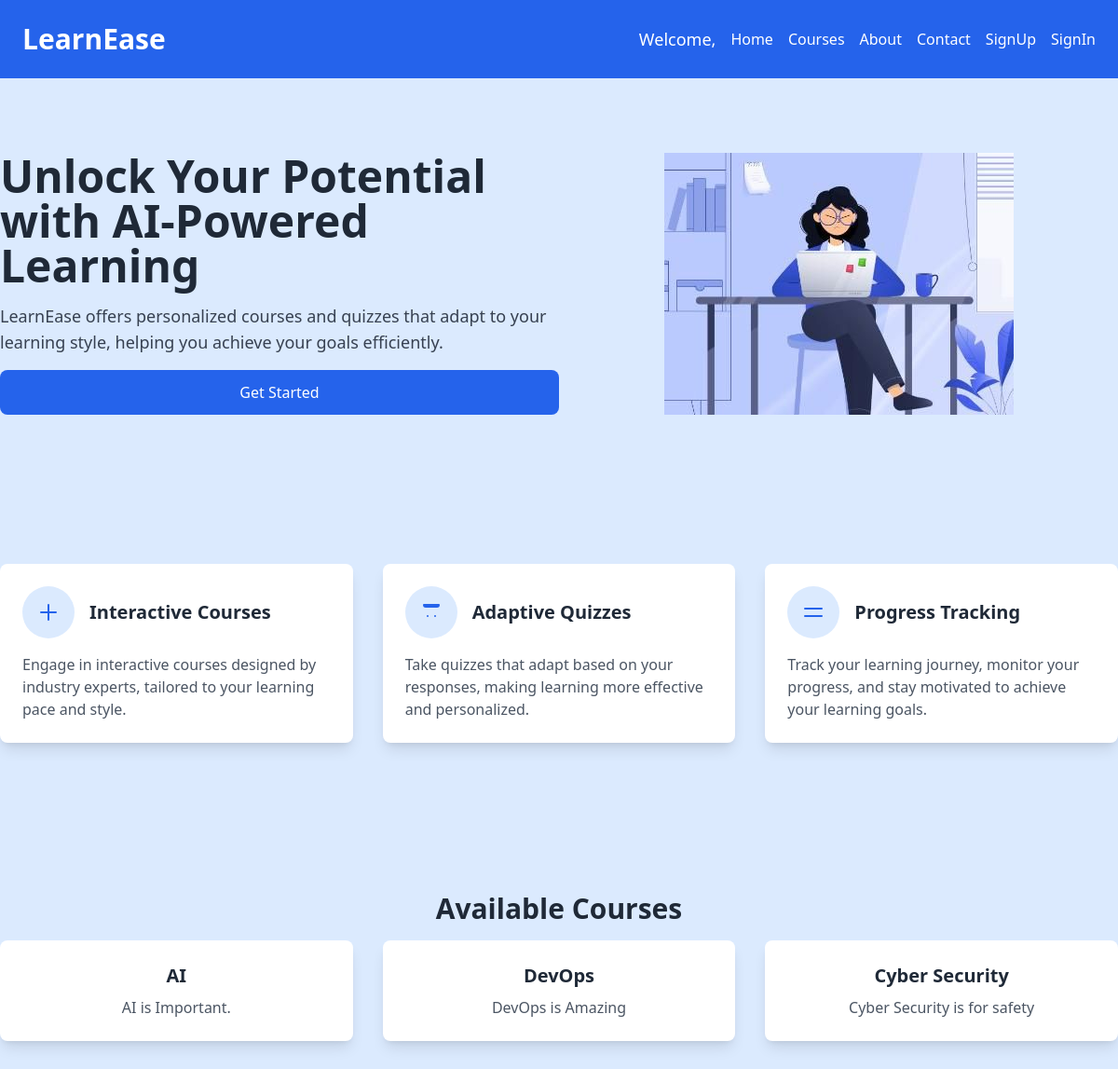
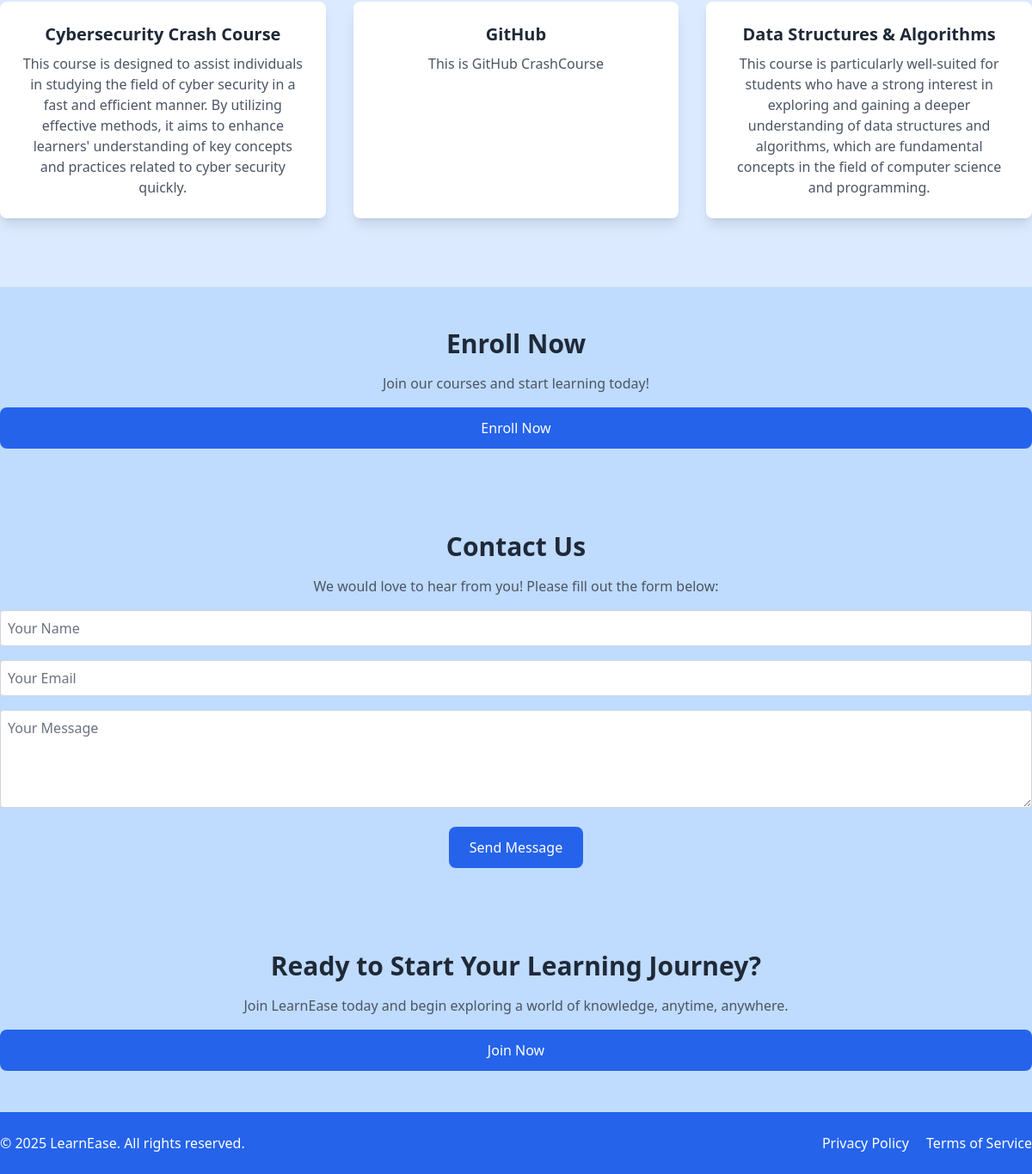
The page / on the database its author committed (2 pictures, top to bottom).
### aiutorapp/models.py (models this page shows, shortened)
class Course(models.Model):
    name = models.CharField(max_length=255)
    description = models.TextField()
    creator = models.ForeignKey(CustomUser, on_delete=models.CASCADE)  # Link to the teacher who created the course
    created_at = models.DateTimeField(auto_now_add=True)  # Timestamp for when the course was created
    file = models.FileField(upload_to='course_files/', blank=True, null=True)  # Field for uploading course files
    media_files = models.FileField(upload_to='media_files/', blank=True, null=True)  # Field for uploading multiple media files
    youtube_link = models.URLField(blank=True, null=True)  # Field for storing YouTube video link

### aiutorapp/views.py (the view)
# urls.py: path('', views.index, name='indexpage'),
def index(request):
    logger.info(f"Request method: {request.method}, Path: {request.path}")
    if request.user.is_authenticated:
        if request.user.user_type == 'student':
            return redirect('student_dashboard')  # Redirect to student dashboard
        elif request.user.user_type == 'teacher':
            return redirect('teacher_dashboard')  # Redirect to teacher dashboard
    all_courses = Course.objects.all()  # Fetch all courses
    return render(request, 'index.html', {'user': request.user, 'courses': all_courses})  # Pass user and courses context

### aiutorapp/templates/index.html (shortened to what this page needs)
{% load static tailwind_tags %}
{% load static %}
<!DOCTYPE html>
<html lang="en">
<head>
    <link href="https://cdn.jsdelivr.net/npm/tailwindcss@2.2.19/dist/tailwind.min.css" rel="stylesheet">
    <link rel="stylesheet" href="{% static 'style.css' %}">
    {% tailwind_css %}
</head>
<body class="bg-gray-100 text-gray-800 font-sans flex flex-col min-h-screen">
    {% include 'header.html' %}
    <section class="py-20 bg-blue-100" id="Home">
        <div class="max-w-7xl mx-auto flex flex-col md:flex-row items-center">
            <div class="md:w-1/2 text-center md:text-left space-y-4">
                <h2 class="text-4xl md:text-5xl font-extrabold">Unlock Your Potential with AI-Powered Learning</h2>
                <p class="text-gray-700 text-lg">LearnEase offers personalized courses and quizzes that adapt to your learning style, helping you achieve your goals efficiently.</p>
                <a href="{% url 'signup' %}" class="bg-blue-600 text-white px-6 py-3 rounded-lg hover:bg-blue-700 flex flex-col items-center">Get Started</a>
            </div>
            <div class="md:w-1/2 mt-10 md:mt-0 flex justify-center">
                <img src="{% static 'Media/img1.jpeg' %}" alt="E-Learning Illustration" class="max-w-full h-auto">
            </div>
        </div>
    </section>
    <section class="py-20 bg-blue-100" id="Courses">
        <div class="max-w-7xl mx-auto grid grid-cols-1 md:grid-cols-3 gap-8">
            <div class="bg-white p-6 rounded-lg shadow-lg">
                <div class="flex items-center space-x-4">
                    <div class="bg-blue-100 p-4 rounded-full">
                        <svg class="w-6 h-6 text-blue-600" fill="none" stroke="currentColor" viewBox="0 0 24 24">
                            <path stroke-linecap="round" stroke-linejoin="round" stroke-width="2" d="M12 4v16m8-8H4"></path>
                        </svg>
                    </div>
                    <h3 class="text-xl font-semibold">Interactive Courses</h3>
                </div>
                <p class="mt-4 text-gray-600">Engage in interactive courses designed by industry experts, tailored to your learning pace and style.</p>
            </div>
            <div class="bg-white p-6 rounded-lg shadow-lg">
                <div class="flex items-center space-x-4">
                    <div class="bg-blue-100 p-4 rounded-full">
                        <svg class="w-6 h-6 text-blue-600" fill="none" stroke="currentColor" viewBox="0 0 24 24">
                            <path stroke-linecap="round" stroke-linejoin="round" stroke-width="2" d="M8 16h.01M16 16h.01M20 4a2 2 0 01-2 2H6a2 2 0 01-2-2V4h16z"></path>
                        </svg>
                    </div>
                    <h3 class="text-xl font-semibold">Adaptive Quizzes</h3>
                </div>
                <p class="mt-4 text-gray-600">Take quizzes that adapt based on your responses, making learning more effective and personalized.</p>
            </div>
            <div class="bg-white p-6 rounded-lg shadow-lg">
                <div class="flex items-center space-x-4">
                    <div class="bg-blue-100 p-4 rounded-full">
                        <svg class="w-6 h-6 text-blue-600" fill="none" stroke="currentColor" viewBox="0 0 24 24">
                            <path stroke-linecap="round" stroke-linejoin="round" stroke-width="2" d="M3 8h18M3 16h18"></path>
                        </svg>
                    </div>
                    <h3 class="text-xl font-semibold">Progress Tracking</h3>
                </div>
                <p class="mt-4 text-gray-600">Track your learning journey, monitor your progress, and stay motivated to achieve your learning goals.</p>
            </div>
        </div>
    </section>
    <section class="py-20 bg-blue-100" id="AvailableCourses">
        <div class="max-w-7xl mx-auto text-center space-y-4">
            <h2 class="text-3xl font-bold">Available Courses</h2>
            <div class="grid grid-cols-1 md:grid-cols-3 gap-8">
                {% for course in courses %}
                <div class="bg-white p-6 rounded-lg shadow-lg">
                    <h3 class="text-xl font-semibold">{{ course.name }}</h3>
                    <p class="mt-2 text-gray-600">{{ course.description }}</p>
                </div>
                {% endfor %}
            </div>
        </div>
    </section>
    <section class="py-12 bg-blue-200" id="EnrollNow">
        <div class="max-w-7xl mx-auto text-center space-y-4 flex flex-col ">
            <h2 class="text-3xl font-bold">Enroll Now</h2>
            <p class="text-gray-600">Join our courses and start learning today!</p>
            <a href="{% url 'signup' %}" class="bg-blue-600 text-white px-6 py-3 rounded-lg hover:bg-blue-700">Enroll Now</a>
        </div>
    </section>
    <section class="py-12 bg-blue-200" id="Contact">
        <div class="max-w-7xl mx-auto text-center space-y-4">
            <h2 class="text-3xl font-bold">Contact Us</h2>
            <p class="text-gray-600">We would love to hear from you! Please fill out the form below:</p>
            <form class="space-y-4">
                <input type="text" placeholder="Your Name" class="w-full p-2 border border-gray-300 rounded">
                <input type="email" placeholder="Your Email" class="w-full p-2 border border-gray-300 rounded">
                <textarea placeholder="Your Message" class="w-full p-2 border border-gray-300 rounded" rows="4"></textarea>
                <button type="submit" class="bg-blue-600 text-white px-6 py-3 rounded-lg hover:bg-blue-700">Send Message</button>
            </form>
        </div>
    </section>
    <section class="py-12 bg-blue-200" id="About">
        <div class="max-w-7xl mx-auto text-center space-y-4 flex flex-col  ">
            <h2 class="text-3xl font-bold">Ready to Start Your Learning Journey?</h2>
            <p class="text-gray-600">Join LearnEase today and begin exploring a world of knowledge, anytime, anywhere.</p>
            <a href="{% url 'signup' %}" class="bg-blue-600 text-white px-6 py-3 rounded-lg hover:bg-blue-700">Join Now</a>
        </div>
    </section>
    {% include 'footer.html' %}
</body>
</html>

### static/style.css (style rules this page uses)
body { font-family: 'Poppins', sans-serif; }

### rows shown on the page
Course: name "AI", description "AI is Important."
Course: name "DevOps", description "DevOps is Amazing"
Course: name "Cyber Security", description "Cyber Security is for safety"
Course: name "Cybersecurity Crash Course", description "This course is designed to assist individuals in studying the field of cyber security in a fast and efficient manner. By utilizing effective methods, it aims to enhance learners' understanding of key concepts and practices related to cyber security quickly."
Course: name "GitHub", description "This is GitHub CrashCourse"
Course: name "Data Structures & Algorithms", description "This course is particularly well-suited for students who have a strong interest in exploring and gaining a deeper understanding of data structures and algorithms, which are fundamental concepts in the field of computer science and programming."
